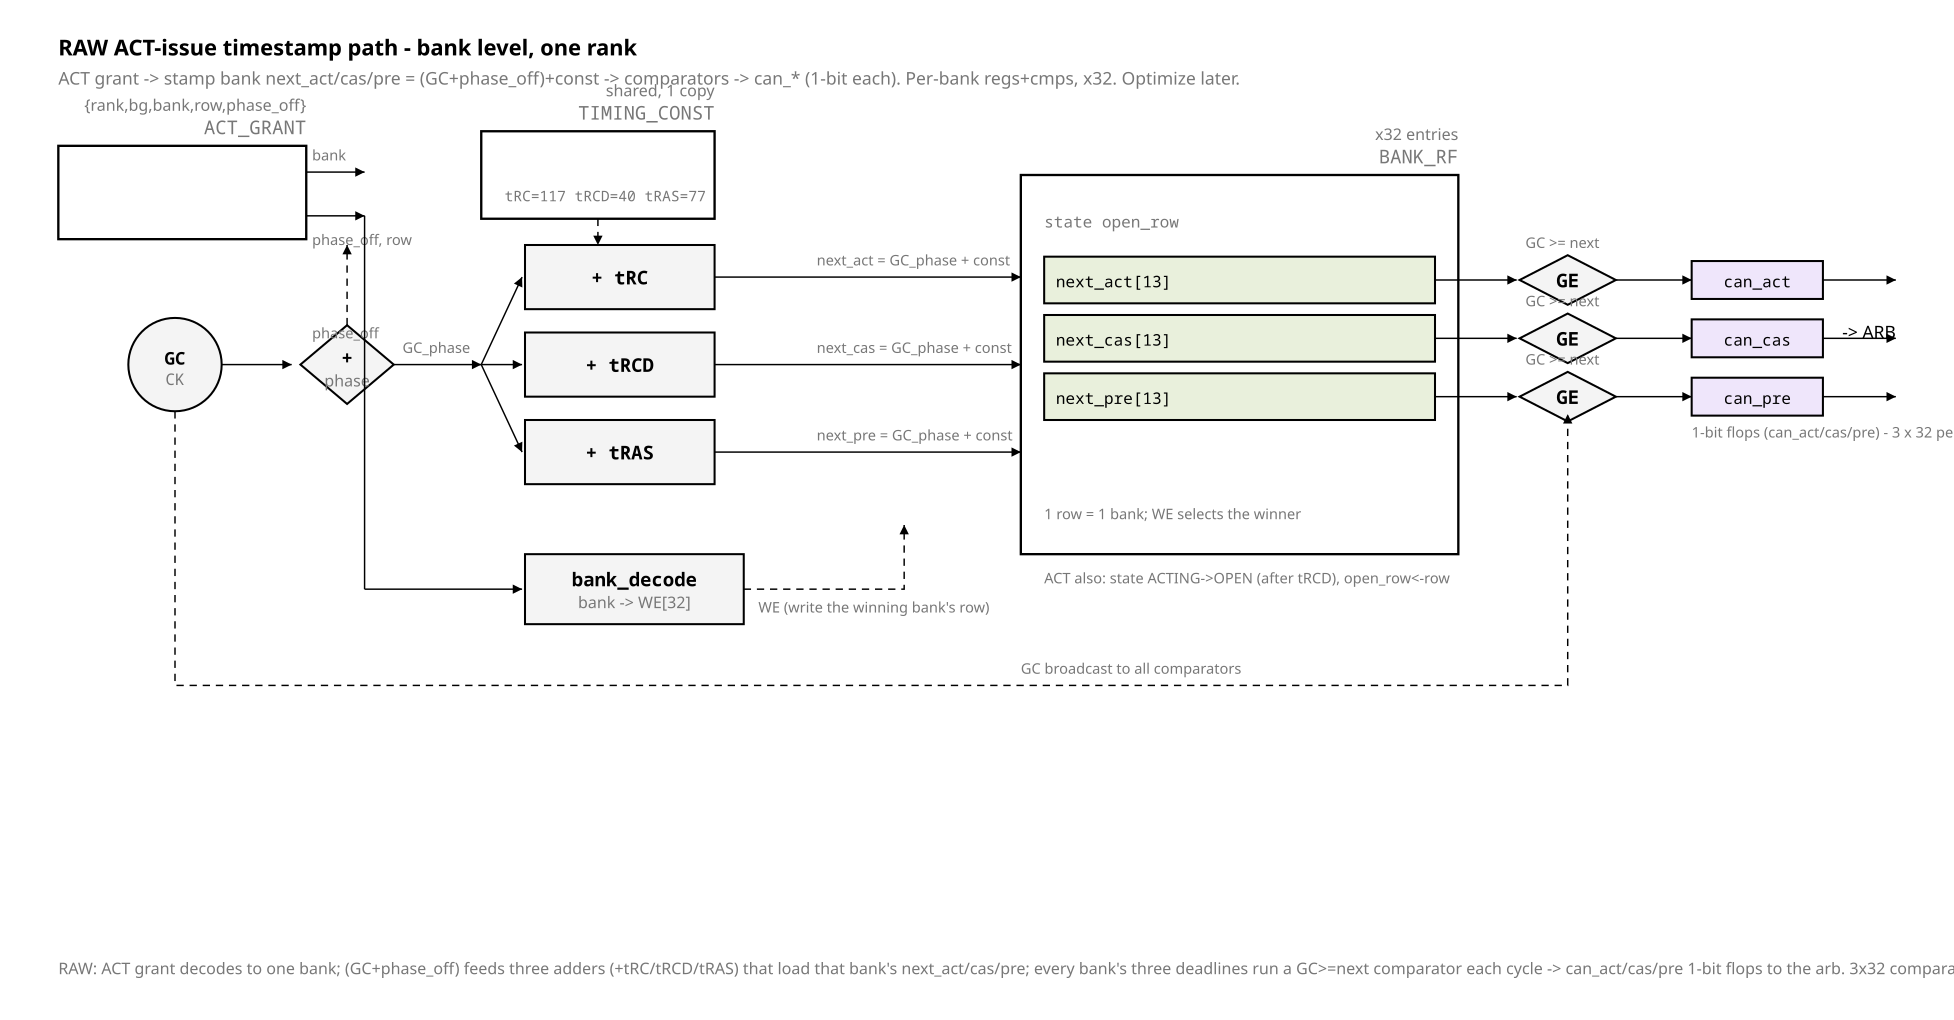

Recreate this plot in Python.
from rtlfig import (Fig, MUTED, FILL_NEW, FILL_LOGIC, FILL_CELL, FILL_ACTIVE,
                    FAINT, INK, PAPER, W_CELL)

# fig_52 — RAW ACT-issue timestamp path (bank level, one rank).
# ACT grant {rank,bg,bank,row,phase_off} -> stamp bank's next_act/cas/pre =
# (GC+phase_off)+const -> comparators -> can_act/cas/pre (1-bit each). x32/rank.
# Unoptimized on purpose; optimize later.

f = Fig(1340, 700)


def cnote(x, y, s, anchor="start"):
    f.text(x, y, s, size=10, mono=False, anchor=anchor, fill=MUTED)


f.text(40, 38, "RAW ACT-issue timestamp path - bank level, one rank", size=15,
       mono=False, bold=True)
f.note(40, 58, "ACT grant -> stamp bank next_act/cas/pre = (GC+phase_off)+const -> "
               "comparators -> can_* (1-bit each). Per-bank regs+cmps, x32. Optimize later.")

# ---- ACT grant ----
g = f.block(40, 100, 170, 64, "ACT_GRANT", "{rank,bg,bank,row,phase_off}")
f.line(210, 118, 250, 118, arrow=True)
cnote(214, 110, "bank")
f.line(210, 148, 250, 148, arrow=True)
cnote(214, 168, "phase_off, row")

# ---- GC + phase adder ----
gc = f.counter(120, 250, 32, "GC", "CK")
f.line(152, 250, 200, 250, arrow=True)
pa = f.decision(238, 250, 64, 54, "+", "phase")
cnote(214, 232, "phase_off")
f.line(238, 223, 238, 168, arrow=True, dashed=True)
f.line(270, 250, 330, 250, arrow=True)
cnote(276, 242, "GC_phase")

# ---- timing const ----
tc = f.block(330, 90, 160, 60, "TIMING_CONST", "shared, 1 copy")
f.text(346, 138, "tRC=117 tRCD=40 tRAS=77", size=10, mono=True, fill=MUTED)

# ---- 3 adders ----
adds = [("+ tRC", "next_act", 190), ("+ tRCD", "next_cas", 250), ("+ tRAS", "next_pre", 310)]
for lab, out, y in adds:
    a = f.logic(360, y - 22, 130, 44, lab, top=False)
    f.line(330, 250, 358, y, arrow=True) if y != 250 else f.line(330, 250, 358, 250, arrow=True)
    f.line(410, 150, 410, y - 22, arrow=True, dashed=True) if y == 190 else None
    f.line(490, y, 700, y, arrow=True)
    cnote(560, y - 8, out + " = GC_phase + const")

# ---- bank decode / WE ----
bd = f.logic(360, 380, 150, 48, "bank_decode", "bank -> WE[32]", top=True)
f.line(250, 148, 250, 404, arrow=False)
f.path("M250 404 H358", arrow=True)
f.path("M510 404 H620 V360", arrow=True, dashed=True)
cnote(520, 420, "WE (write the winning bank's row)")

# ---- BANK_RF ----
rf = f.block(700, 120, 300, 260, "BANK_RF", "x32 entries")
f.text(716, 156, "state  open_row", size=11, mono=True, fill=MUTED)
for i, nm in enumerate(["next_act[13]", "next_cas[13]", "next_pre[13]"]):
    f.rect(716, 176 + i * 40, 268, 32, fill=FILL_CELL, width=W_CELL)
    f.text(724, 197 + i * 40, nm, size=11, mono=True)
cnote(716, 356, "1 row = 1 bank; WE selects the winner")

# ---- comparators -> can_* ----
for i, (nm, y) in enumerate([("can_act", 192), ("can_cas", 232), ("can_pre", 272)]):
    f.line(984, y, 1040, y, arrow=True)
    cmp = f.decision(1075, y, 66, 34, "GE")
    cnote(1046, y - 22, "GC >= next")
    f.line(1108, y, 1160, y, arrow=True)
    f.rect(1160, y - 13, 90, 26, fill=FILL_NEW, width=W_CELL)
    f.text(1205, y + 5, nm, size=11, mono=True, anchor="middle")
    f.line(1250, y, 1300, y, arrow=True)
# GC into comparators
f.path("M120 282 V470 H1075 V284", arrow=True, dashed=True)
cnote(700, 462, "GC broadcast to all comparators")
f.text(1300, 232, "-> ARB", size=12, mono=False, anchor="end")
cnote(1160, 300, "1-bit flops (can_act/cas/pre) - 3 x 32 per rank")

# ---- state note ----
cnote(716, 400, "ACT also: state ACTING->OPEN (after tRCD), open_row<-row")

f.caption(40, 668,
          "RAW: ACT grant decodes to one bank; (GC+phase_off) feeds three adders "
          "(+tRC/tRCD/tRAS) that load that bank's next_act/cas/pre; every bank's three "
          "deadlines run a GC>=next comparator each cycle -> can_act/cas/pre 1-bit flops to "
          "the arb. 3x32 comparators/rank - shared const table, no other sharing yet.")

f.save("fig_52_act_timestamp_raw.svg")
print("wrote fig_52_act_timestamp_raw.svg")
